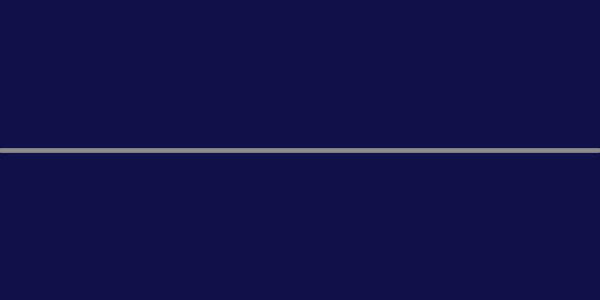
Frame 1 (no input)
Frame 60 (the mouse pressed at the canvas centre just before this capture): identical to frame 1, image omitted
Frame 120 (the mouse held since frame 60 and released just before this capture): identical to frame 1, image omitted

The Processing sketch that drew this single still picture (run headless with seeded random() and noise(); from frame 60 on, the mouse is pressed at the canvas centre):

// Processing sketch: lin_transz_hullam_cirkularis
// ── lin_transz_hullam_cirkularis.pde
int n = 600;
float D = 0.1;
float speed = 2.3;
float[]
  x = new float[n], 
  y = new float[n], 
  vx = new float[n],
  vy = new float[n], 
  V=new float[n] ;
float beta = 0.01;

void setup() {
  size(600,300);
  noFill();
  clear();
  for (int i=0;i<n;++i) {
    V[i] = height/2;
  }
}

void mouseClicked() {
  if (mouseButton == RIGHT) {
    clear();
  }
}

void clear() {
  for (int i=0;i<n;++i) {
   vx[i] = 0; vy[i] = 0;
   y[i] = height/2; x[i] = 0;
  }
}

int sourceX, sourceY;

void mousePressed() {
  sourceX = mouseX < 50 ? 0 : mouseX > width-50 ? n-1 : mouseX;
  sourceY = mouseY;
}


void draw() {
  for (int i=1;i<n-1;++i) {
    vx[i] = vx[i] + D*(x[i-1]+x[i+1]-2*x[i]) ;
    vy[i] = vy[i] + D*(y[i-1]+y[i+1]-2*y[i]) ;
  }
  for (int i=1;i<n-1;++i) {
    x[i] = x[i] + vx[i]*speed - beta*(vx[i])*(-V[i]+height/2);
    y[i] = y[i] + vy[i]*speed - beta*(vy[i])*(-V[i]+height/2);
  }
  
  if (mousePressed) {
    if (mouseButton == LEFT) {
      x[sourceX] = -mouseX+sourceX;
      y[sourceX] = mouseY;
      vx[sourceX] = (mouseX-pmouseX)/speed;
      vy[sourceX] = (mouseY-pmouseY)/speed;
    } if (mouseButton == CENTER) {
      int a = mouseX < pmouseX ? mouseX : pmouseX;
      int b = mouseX < pmouseX ? pmouseX : mouseX;
      a = a < 0 ? 0 : a;
      b = b > n-1 ? n-1 : b;
      for (int i = a; i<=b; ++i) {
        V[i] = sourceY;
      }
    }
  }
 
  
  background(#0F1148);
  
  // potenciál
  strokeWeight(1);
  stroke(#ff0000); 
  beginShape();
  for (int i=0;i<n;++i) {
    vertex(i*width/ n, V[i]);
  }
  endShape();
  
  // hullám
int i = 1;
  while (i<n) {
    int k = i;
    while (k<n-1&&x[k]<x[k-1]) ++k;
    for (int j=k; j>=i; --j) { 
      stick(j);
    }
    int l=k;
    while (l<n-2&&x[l+1]<x[l]) ++l;
    for (int j=l; j>=i; --j) {
     stick(j); 
    }
    i = l+1;
  }
  
  
}
void stick(int j) {
  //stroke(-atan2(y[j]-y[j-1], x[j]-x[j-1])*20+128);
  float dx = x[j]-x[j-1], dy = y[j]-y[j-1], a=sqrt(dx*dx+dy*dy+1);
  stroke(abs((1*dx+2*dy+2*1)/a)*50+40); 
  strokeWeight(max(0,12-height*10.0/(x[j-1]+height*1.21)));
  line(j-1-0.2*x[j-1],y[j-1],j-0.2*x[j],y[j]);
}
